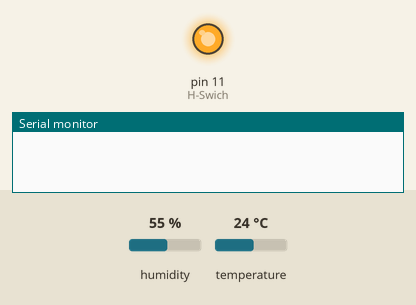
Bench run of a sketch on a simulated Arduino Uno, built with avr-gcc and run on an emulated ATmega328P. On the bench: output pins drawn as LEDs (lit = HIGH), the last lines printed to the serial monitor. Wiring (inferred from the names in the program): DHT11 sensor: data pin 2. The inputs (shaded band) are chosen by the test bench; at power-on: temperature 24 °C, humidity 55 %. Pins used as bus, display or sensor lines are not drawn.

Above: at 0.37 s.
At 3.5 s:
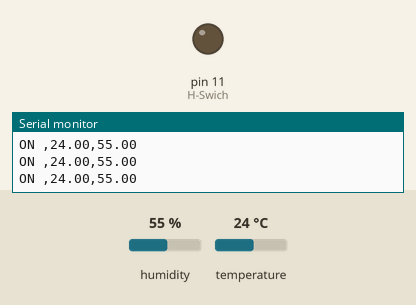
3.6 s: temperature set to 12 °C
Timing chart, 0 to 6.6 s (numbered marks = the images above; inputs shaded):
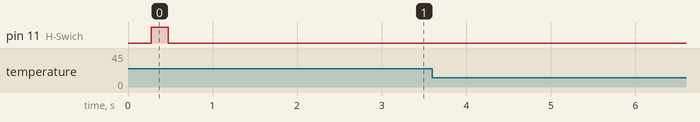

The sketch:

TempHumiRelay.ino
```cpp
#include <DHT.h>
#include <Wire.h>
#include "stdlib.h"


#define DHTPIN 2
#define DHTTYPE DHT11

DHT dht(DHTPIN, DHTTYPE);

String data = "";
String stat;

void setup() {
  // put your setup code here, to run once:
    Serial.begin(9600);

    dht.begin();
    pinMode(11,OUTPUT);//H-Swich
    digitalWrite(11,LOW);
    pinMode(12,OUTPUT);//H-Power
    digitalWrite(12,LOW);

    Wire.begin(8);//address = 8;
    Wire.onRequest(requestEvent);
    stat = "OFF";
}

void loop() {
  String sensor = "OK";
  data = "";
  float h = dht.readHumidity();
  float t = dht.readTemperature();
  if (isnan(h) || isnan(t)) {
    sensor = "ERROR";
  }else {
    sensor = "OK";
  }


  if (sensor.equals("OK")) {
    if((t > 22 && stat.equals("OFF"))) {
      digitalWrite(12,HIGH);
      digitalWrite(11,HIGH);
      delay(200);
      digitalWrite(11,LOW);
      stat = "ON ";
    }
    else if( t <=22 && stat.equals("ON ") ){
      digitalWrite(12,LOW);
      stat = "OFF";

    }
    data.concat(stat);
    data.concat(",");
    data.concat(t);
    data.concat(",");
    data.concat(h);
    data.concat("\n");
  }
  else {
    data.concat("ERR,ERROR,ERROR");
  }
  Serial.println(data);
  delay(1000);
}

void requestEvent() {
  char x[17];
  data.toCharArray(x,17);
  Wire.write(x);
}
```

DHT.h
```cpp
// (licence header left out)
#ifndef DHT_H
#define DHT_H

#if ARDUINO >= 100
 #include "Arduino.h"
#else
 #include "WProgram.h"
#endif


// Uncomment to enable printing out nice debug messages.
//#define DHT_DEBUG

// Define where debug output will be printed.
#define DEBUG_PRINTER Serial

// Setup debug printing macros.
#ifdef DHT_DEBUG
  #define DEBUG_PRINT(...) { DEBUG_PRINTER.print(__VA_ARGS__); }
  #define DEBUG_PRINTLN(...) { DEBUG_PRINTER.println(__VA_ARGS__); }
#else
  #define DEBUG_PRINT(...) {}
  #define DEBUG_PRINTLN(...) {}
#endif

// Define types of sensors.
#define DHT11 11
#define DHT22 22
#define DHT21 21
#define AM2301 21


class DHT {
  public:
   DHT(uint8_t pin, uint8_t type, uint8_t count=6);
   void begin(void);
   float readTemperature(bool S=false);
   float convertCtoF(float);
   float convertFtoC(float);
   float computeHeatIndex(float temperature, float percentHumidity, bool isFahrenheit=true);
   float readHumidity(void);
   boolean read(void);

 private:
  uint8_t data[6];
  uint8_t _pin, _type, _bit, _port;
  uint32_t _lastreadtime, _maxcycles;
  bool _firstreading;
  bool _lastresult;

  uint32_t expectPulse(bool level);

};

class InterruptLock {
  public:
   InterruptLock() {
    noInterrupts();
   }
   ~InterruptLock() {
    interrupts();
   }

};

#endif
```
